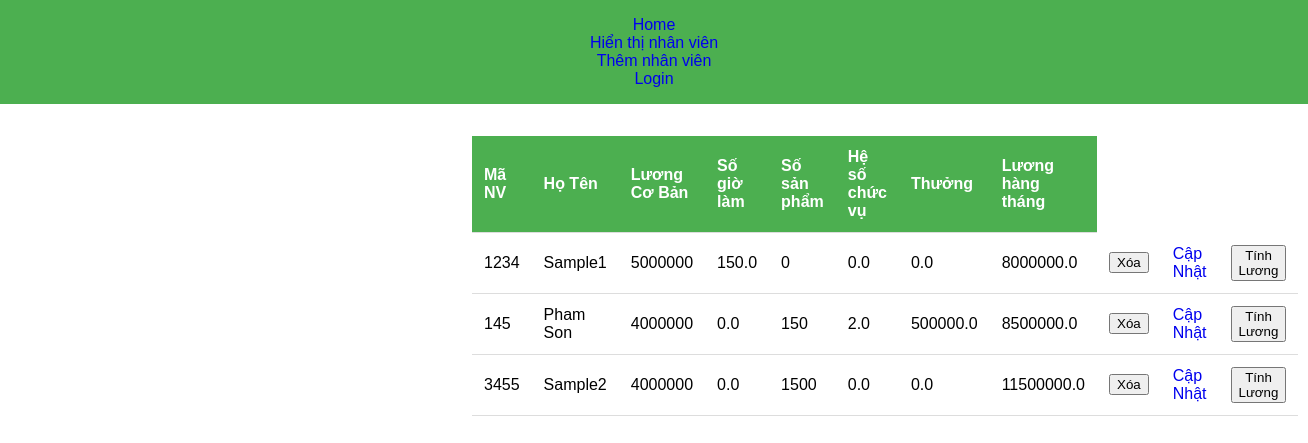
/hien_thi_nv/, run on an earlier commit of the app's database.
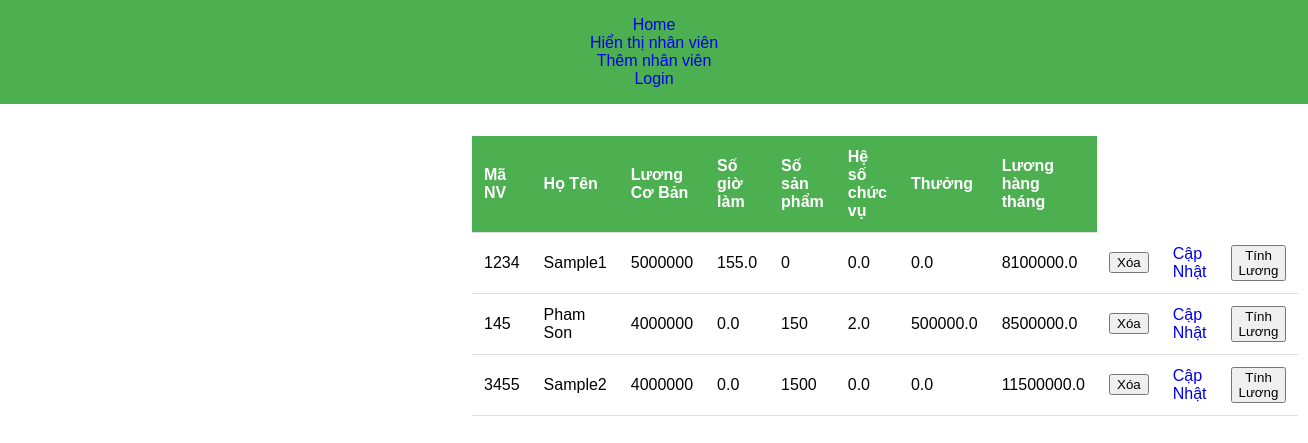
And on a later commit of the database.
### app/models.py (models this page shows, shortened)
class NhanVien(models.Model):
    ma_nv = models.IntegerField()
    ho_ten = models.CharField(max_length=200)
    luong_cb =models.IntegerField()
    loai_nv = models.CharField(max_length=100, default='van_phong')
    so_gio_lam = models.FloatField(default=0)
    so_sp = models.IntegerField(default=0)
    he_so_cv = models.FloatField(default=0)
    thuong = models.FloatField(default=0)
    luong_ht = models.FloatField(null=True)

### app/views.py (the view)
# urls.py: path('hien_thi_nv/', views.hien_thi_nv,name="hien_thi_nv"),
def hien_thi_nv(request):
    ds_nv = NhanVien.objects.all()
    return render(request, 'app/hien_thi_nv.html', {'ds_nv':ds_nv})

### app/templates/app/hien_thi_nv.html (shortened to what this page needs)
{%extends 'app/base.html'%}
{%load static%}
    {%block content%}
    <main>
      <table>
        <tr>
          <th>Mã NV</th>
          <th>Họ Tên</th>
          <th>Lương Cơ Bản</th>
          <th>Số giờ làm</th>
          <th>Số sản phẩm</th>
          <th>Hệ số chức vụ</th>
          <th>Thưởng</th>
          <th>Lương hàng tháng</th>
        </tr>
        {% for nv in ds_nv %}
        <tr>
          <td>{{ nv.ma_nv }}</td>
          <td>{{ nv.ho_ten }}</td>
          <td>{{ nv.luong_cb }}</td>
          <td>{{ nv.so_gio_lam }}</td>
          <td>{{ nv.so_sp }}</td>
          <td>{{ nv.he_so_cv }}</td>
          <td>{{ nv.thuong }}</td>
          <td>{{ nv.luong_ht }}</td>
          <td>
            <form action="{% url 'xoa_nv' nv.ma_nv %}" method="post">
              <button type="submit">Xóa</button>
            </form>
          </td>
          <td>
            <a href="{% url 'cap_nhat_nv' nv.ma_nv %}">Cập Nhật</a>
          </td>
          <td>
            <form method="post" action="{% url 'tinh_luong' nv.ma_nv %}">
              <button type="submit">Tính Lương</button>
            </form>
          </td>
        </tr>
        {% endfor %}
      </table>
    </main>
    {%endblock%}

What changed in the data, as far as the page shows it:
changed NhanVien "Sample1": so_gio_lam "150.0" → "155.0"; luong_ht "8000000.0" → "8100000.0"
